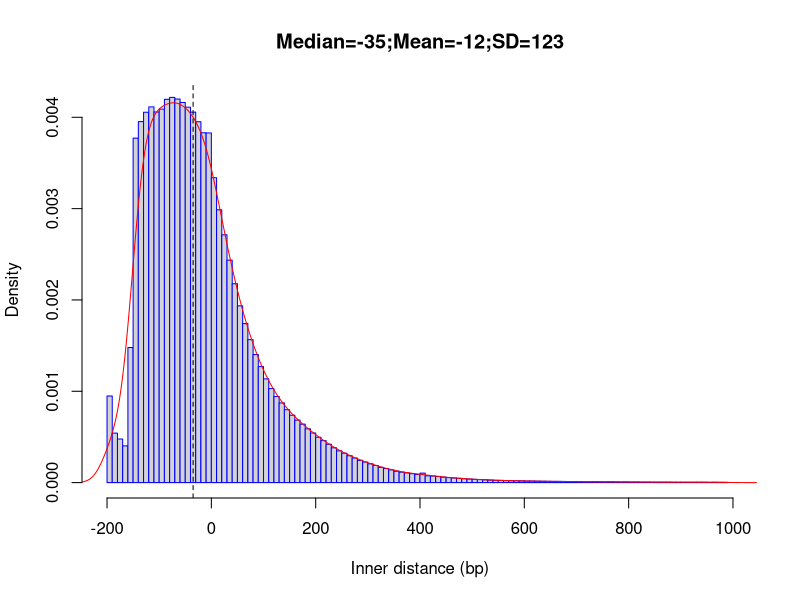

Write R code to recreate this figure.
png("/rds/user/is460/hpc-work/muscle-rnaseq/ezbamqc/output/figs/srpk3_wt_ttnb_wt_7.inner_distance_plot.png",width=500,height=500,units="px")
fragsize=rep(c(-195,-185,-175,-165,-155,-145,-135,-125,-115,-105,-95,-85,-75,-65,-55,-45,-35,-25,-15,-5,5,15,25,35,45,55,65,75,85,95,105,115,125,135,145,155,165,175,185,195,205,215,225,235,245,255,265,275,285,295,305,315,325,335,345,355,365,375,385,395,405,415,425,435,445,455,465,475,485,495,505,515,525,535,545,555,565,575,585,595,605,615,625,635,645,655,665,675,685,695,705,715,725,735,745,755,765,775,785,795,805,815,825,835,845,855,865,875,885,895,905,915,925,935,945,955,965,975,985),times=c(169956,97038,85474,72105,265024,675949,708445,726794,737260,727326,732943,752136,755881,752633,746021,736721,727006,708117,686466,686085,598306,535291,486251,436578,390234,346796,312032,280548,251327,227669,203585,184518,168965,156336,143102,132245,122669,114722,105494,97389,89007,82350,75346,68274,62315,57745,52696,48208,43690,40318,36902,33695,29910,27576,25063,22384,20537,19113,17498,16025,18578,13335,12860,11998,10874,9712,9110,8414,7509,7013,6302,5966,5463,4972,4479,4320,3894,3629,3601,3368,3057,3076,2775,2618,2531,2348,2363,2181,2033,1959,1849,1598,1487,1600,1398,1351,1401,1335,1128,1166,1102,997,931,895,790,847,810,744,718,689,719,614,663,649,616,600,625,564,485))
frag_sd = round(sd(fragsize),digits=0)
frag_mean = round(mean(fragsize),digits=0)
frag_median = round(median(fragsize),digits=0)
hist(fragsize,probability=T,breaks=120,xlim=c(-200,1000),xlab="Inner distance (bp)",main=paste(c("Median=",frag_median,";","Mean=",frag_mean,";","SD=",frag_sd),collapse=""),border="blue")
lines(density(fragsize,bw=20),col='red')
abline(v=frag_median,lty=2)
dev.state = dev.off()
